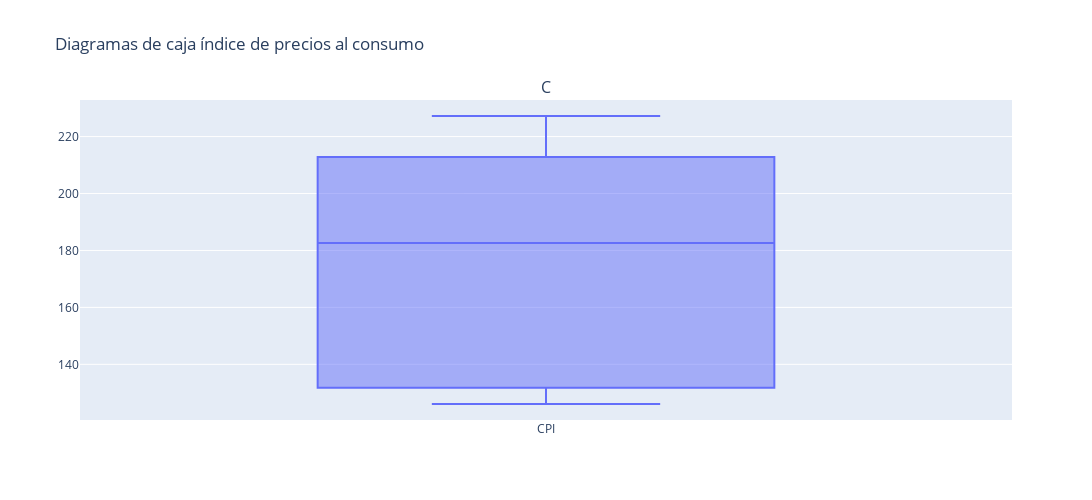

The notebook cell this image was saved under:
### Code cell
fig = sp.make_subplots(rows=1, cols=1, subplot_titles=("CPI"))
fig.add_trace(go.Box(y=df['CPI'], name='CPI'), row=1, col=1)
fig.update_layout(
    title_text="Diagramas de caja índice de precios al consumo",
    showlegend=False,
    height=500,
    width=1200
)
fig.show()

### Figure 1 — Plotly figure (JSON) as saved in the notebook; plotly's stock layout.template omitted (floating-point values rounded to 4 significant figures; data arrays with more than 128 entries replaced by an {"elided": "..."} marker saying what was removed)
{"data": [{"name": "CPI", "type": "box", "xaxis": "x", "y": {"elided": "6398 float values"}, "yaxis": "y"}], "layout": {"annotations": [{"font": {"size": 16}, "showarrow": false, "text": "C", "x": 0.5, "xanchor": "center", "xref": "paper", "y": 1, "yanchor": "bottom", "yref": "paper"}], "height": 500, "showlegend": false, "title": {"text": "Diagramas de caja índice de precios al consumo"}, "width": 1200, "xaxis": {"anchor": "y", "domain": [0, 1]}, "yaxis": {"anchor": "x", "domain": [0, 1]}}}
